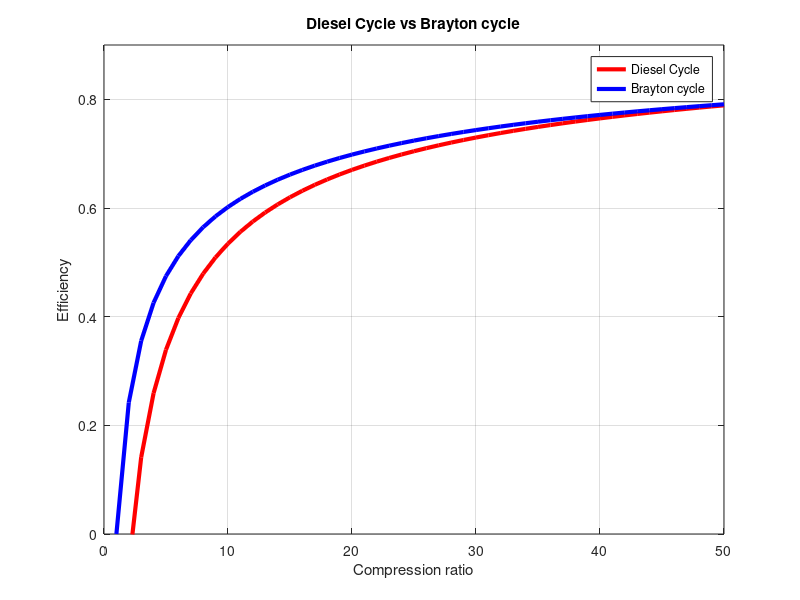

MATLAB code for this plot:
%comparing diesel cycle vs brayton cycle 

 

close

clc

t= input('please enter temperature ratio of the cycle:'); % temperature ratio input

%t=10; % temperature ratio 

 

y=1.4; % k, specific heat ratio 

r=[1:50]; %compresion ratio from 1 to 50 

 

n_D= 1- ((1./(y*t))*((((t./r.^(y-1)).^y)-1)./(1-((r.^(y-1))./t))));% diesel cycle efficiency

 

n_B= 1-(1./r.^(y-1)); %Brayton cycle efficiency 

 

plot(n_D,'r','linewidth',3); %diesel cycle plot 

ylim([0 .9]);

 

grid on

hold on

 

plot(n_B,'b','linewidth',3);%brayton cycle plot 

ylim([0 .9]);

 

xlabel('Compression ratio');

ylabel('Efficiency');

legend({'Diesel Cycle','Brayton cycle'});

title('Diesel Cycle vs Brayton cycle');

